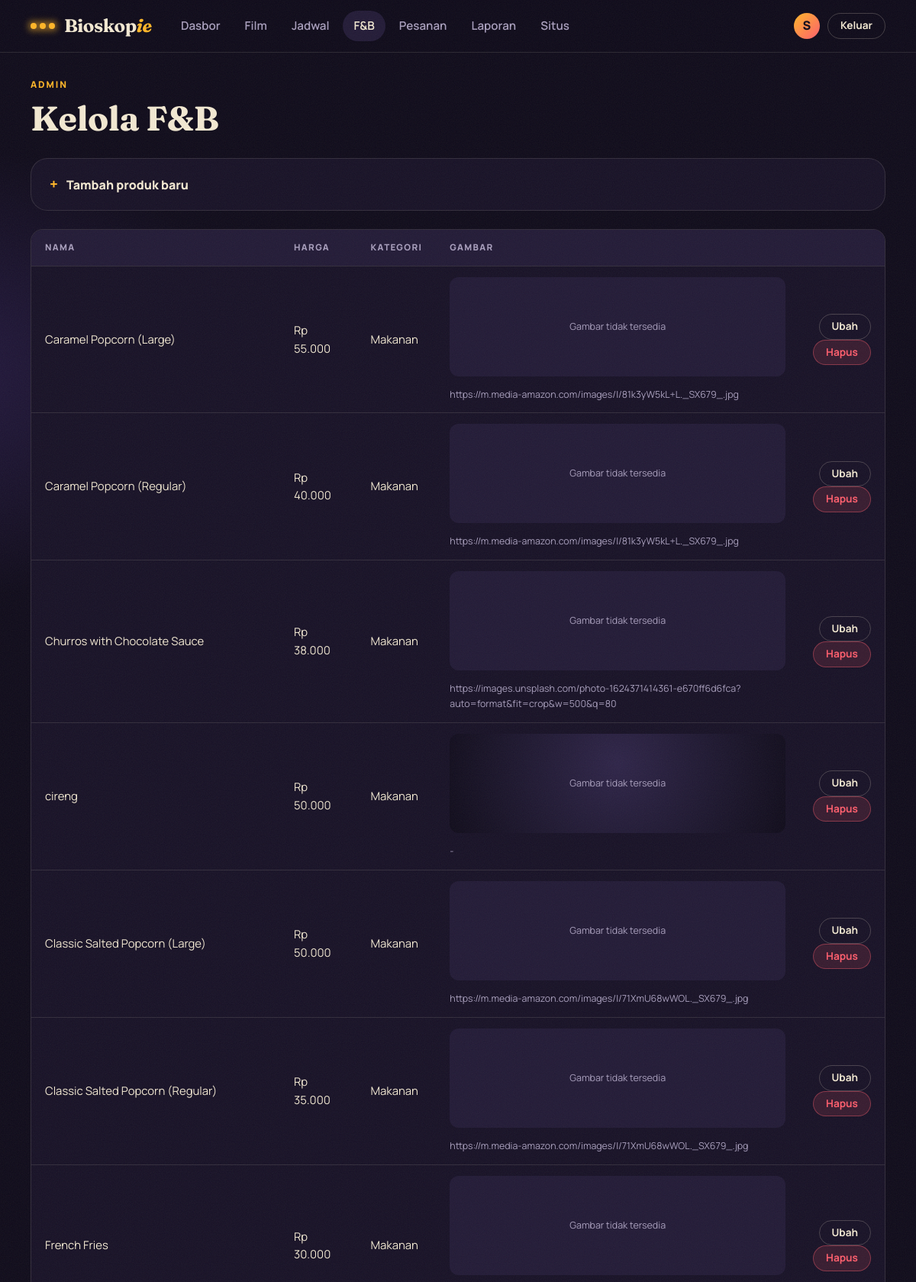
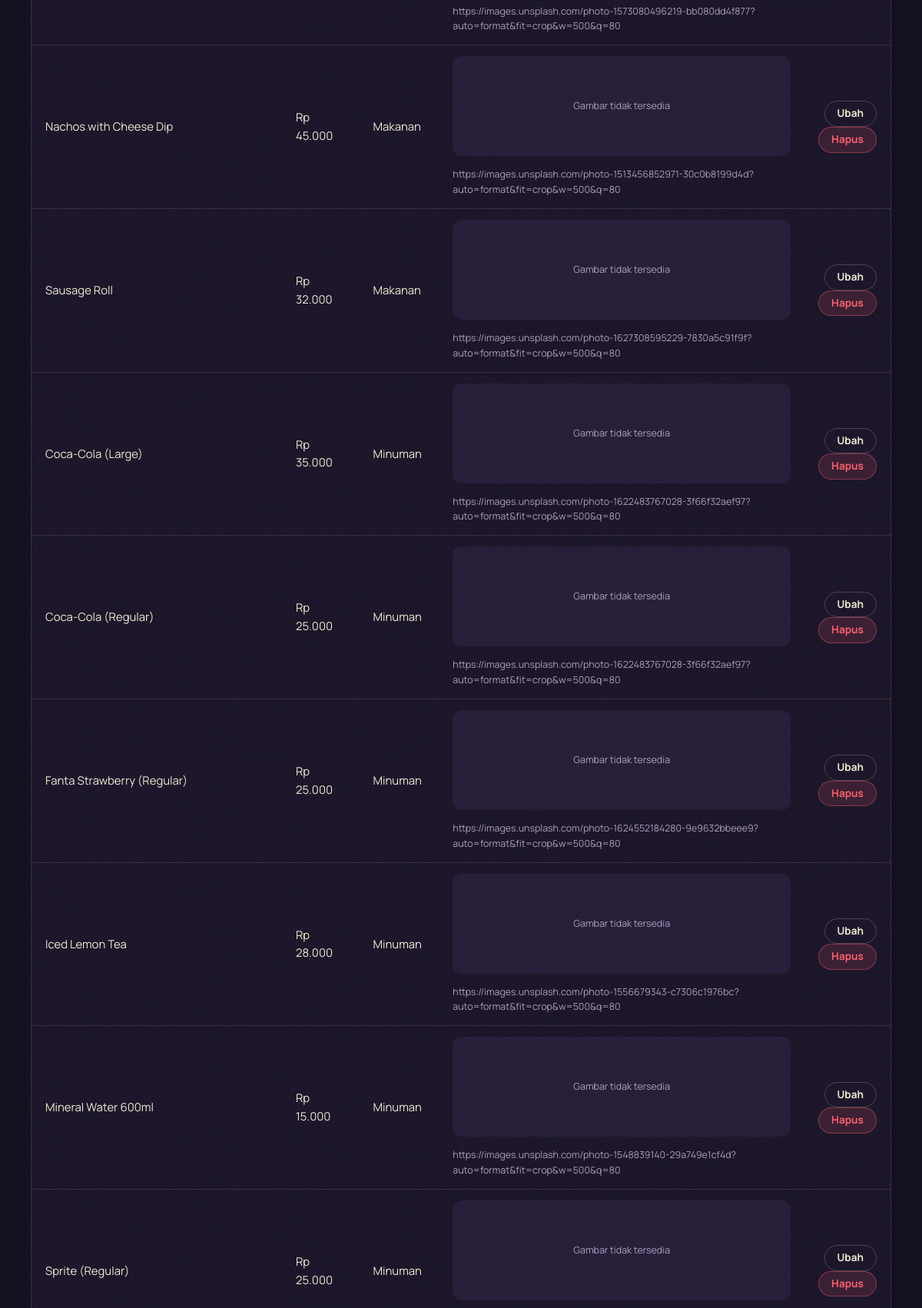
Screenshot of /admin/manage-products.php (signed in, upper part) with the database file from the repository (2 pictures, top to bottom).
### tables this page shows
CREATE TABLE `products` (
  `id` int(11) NOT NULL,
  `name` varchar(100) NOT NULL,
  `price` decimal(10,2) NOT NULL,
  `image` varchar(255) NOT NULL,
  `category` enum('food','beverage','combo') NOT NULL
);

### admin/manage-products.php (the view, shortened to what this page needs)
<?php
require __DIR__ . '/../includes/bootstrap.php';
$products = $pdo->query('SELECT * FROM products ORDER BY category, name')->fetchAll();
?>
<header class="page-head">
    <p class="eyebrow">Admin</p>
    <h1>Kelola F&amp;B</h1>
</header>
<details class="panel disclosure">
    <summary>Tambah produk baru</summary>
</details>
<div class="table-wrap">
    <table class="table">
        <thead><tr><th>Nama</th><th>Harga</th><th>Kategori</th><th>Gambar</th><th></th></tr></thead>
        <tbody>
            <?php foreach ($products as $product): ?>
                <tr>
                    <td><?= e($product['name']) ?></td>
                    <td><?= e(rupiah($product['price'])) ?></td>
                    <td><?= e(PRODUCT_CATEGORIES[$product['category']] ?? $product['category']) ?></td>
                    <td>
                        <?= product_visual($product) ?>
                        <small class="cell-sub"><?= e($product['image'] !== '' ? $product['image'] : '-') ?></small>
                    </td>
                    <td class="cell-actions">
                        <details>
                            <summary class="btn btn-ghost btn-small">Ubah</summary>
                        </details>
                        <form method="POST" data-confirm="Hapus produk ini?">
                            <button type="submit" class="btn btn-danger btn-small">Hapus</button>
                        </form>
                    </td>
                </tr>
            <?php endforeach; ?>
        </tbody>
    </table>
</div>

### includes/helpers.php (shortened to what this page needs)
<?php
function e(mixed $value): string
{
    return htmlspecialchars((string) $value, ENT_QUOTES | ENT_SUBSTITUTE, 'UTF-8');
}
function url(string $path = ''): string
{
    return BASE_URL . '/' . ltrim($path, '/');
}
function rupiah(float|int|string $amount): string
{
    return 'Rp ' . number_format((float) $amount, 0, ',', '.');
}
function image_source(string $value): string
{
    $value = trim($value);
    if ($value === '') {
        return '';
    }
    if (filter_var($value, FILTER_VALIDATE_URL)) {
        $scheme = strtolower((string) parse_url($value, PHP_URL_SCHEME));
        if (in_array($scheme, ['http', 'https'], true)) {
            return url('image-proxy.php?url=' . rawurlencode($value));
        }
    }
    return '';
}
function product_visual(array $product): string
{
    $name = (string) ($product['name'] ?? 'Produk');
    $image = (string) ($product['image'] ?? '');
    $source = image_source($image);
    if ($source === '') {
        return '<div class="product-visual product-visual-empty">'
            . '<span>Gambar tidak tersedia</span>'
            . '</div>';
    }
    return '<div class="product-visual">'
        . '<img src="' . e($source) . '"'
        . ' alt="' . e($name) . '"'
        . ' loading="lazy"'
        . ' data-product-title="' . e($name) . '"'
        . ' data-original-image="' . e($image) . '"'
        . ' onerror="window.imageFallback && window.imageFallback(this)">'
        . '</div>';
}

### assets/css/style.css (style rules this page uses)
:root { --ink: #0f0b1a; --ink-2: #171126; --ink-3: #221a36; --ink-4: #2e2448; --line: rgba(243, 233, 210, 0.12); --line-strong: rgba(243, 233, 210, 0.22); --paper: #f3e9d2; --muted: #a99fbd; --amber: #ffb627; --amber-deep: #e89a00; --coral: #ff5d6c; --mint: #52e3b7; --radius: 16px; --radius-sm: 10px; --font-display: 'Fraunces', Georgia, 'Times New Roman', serif; --font-body: 'Manrope', system-ui, -apple-system, 'Segoe UI', Roboto, sans-serif; --shadow: 0 24px 60px -24px rgba(0, 0, 0, 0.8); }
*, *::before, *::after { box-sizing: border-box; }
html { scroll-behavior: smooth; }
body { margin: 0; min-height: 100vh; display: flex; flex-direction: column; font-family: var(--font-body); font-size: 16px; line-height: 1.6; color: var(--paper); background: radial-gradient(900px 500px at 85% -10%, rgba(255, 93, 108, 0.16), transparent 60%), radial-gradient(800px 500px at -10% 10%, rgba(139, 92, 246, 0.18), transparent 60%), var(--ink); background-attachment: fixed; -webkit-font-smoothing: antialiased; }
body::before { content: ''; position: fixed; inset: 0; z-index: 100; pointer-events: none; opacity: 0.07; }
h1, h2, h3, h4 { font-family: var(--font-display); font-weight: 700; line-height: 1.1; letter-spacing: -0.01em; margin: 0; }
h1 { font-size: clamp(2.1rem, 5vw, 3.4rem); }
p { margin: 0; }
.eyebrow { font-size: 0.75rem; font-weight: 800; letter-spacing: 0.16em; text-transform: uppercase; color: var(--amber); margin-bottom: 10px; }
.btn { display: inline-flex; align-items: center; justify-content: center; gap: 8px; padding: 12px 22px; border: 1px solid transparent; border-radius: 999px; font: 700 0.95rem/1 var(--font-body); cursor: pointer; transition: transform 0.15s, box-shadow 0.2s, background 0.2s, border-color 0.2s; }
.btn-ghost { background: transparent; color: var(--paper); border-color: var(--line-strong); }
.btn-danger { background: rgba(255, 93, 108, 0.14); color: var(--coral); border-color: rgba(255, 93, 108, 0.4); }
.btn-small { padding: 9px 16px; font-size: 0.85rem; }
.page-head { margin-bottom: 28px; }
.page-head h1 { font-size: clamp(1.9rem, 4vw, 2.8rem); }
.poster-empty, .product-visual-empty { width: 100%; height: 100%; min-height: 80px; display: flex; align-items: center; justify-content: center; text-align: center; padding: 16px; color: var(--muted); background: var(--ink-3); font-size: 0.78rem; }
.poster-error, .product-visual-error { overflow: hidden; }
.product-visual { display: grid; place-items: center; height: 130px; margin-bottom: 14px; border-radius: 12px; overflow: hidden; background: radial-gradient(circle at 50% 30%, var(--ink-4), var(--ink)); }
.panel { padding: clamp(20px, 3vw, 32px); border: 1px solid var(--line); border-radius: 22px; background: var(--ink-2); }
.table-wrap { overflow-x: auto; border: 1px solid var(--line); border-radius: var(--radius); background: var(--ink-2); }
.table { width: 100%; border-collapse: collapse; font-size: 0.93rem; }
.table th, .table td { padding: 14px 18px; text-align: left; border-bottom: 1px solid var(--line); vertical-align: middle; }
.table th { font-size: 0.72rem; font-weight: 800; letter-spacing: 0.12em; text-transform: uppercase; color: var(--muted); background: var(--ink-3); }
.cell-sub { display: block; color: var(--muted); }
.cell-actions { text-align: right !important; white-space: nowrap; }
.disclosure { margin-bottom: 24px; padding: 0; }
.disclosure summary { padding: 18px 24px; cursor: pointer; font-weight: 800; list-style: none; }
.disclosure summary::before { content: '+'; display: inline-block; width: 22px; color: var(--amber); font-size: 1.2rem; }
::placeholder { color: rgba(169, 159, 189, 0.6); }

### rows the page displays
products: name "Caramel Popcorn (Large)", price "Rp 55.000", category "Makanan", image "https://m.media-amazon.com/images/I/81k3yW5kL+L._SX679_.jpg"
products: name "Caramel Popcorn (Regular)", price "Rp 40.000", category "Makanan", image "https://m.media-amazon.com/images/I/81k3yW5kL+L._SX679_.jpg"
products: name "Churros with Chocolate Sauce", price "Rp 38.000", category "Makanan", image "https://images.unsplash.com/photo-1624371414361-e670ff6d6fca?auto=format&fit=crop&w=500&q=80"
products: name "cireng", price "Rp 50.000", category "Makanan", shows "Gambar tidak tersedia", image "-"
products: name "Classic Salted Popcorn (Large)", price "Rp 50.000", category "Makanan", image "https://m.media-amazon.com/images/I/71XmU68wWOL._SX679_.jpg"
products: name "Classic Salted Popcorn (Regular)", price "Rp 35.000", category "Makanan", image "https://m.media-amazon.com/images/I/71XmU68wWOL._SX679_.jpg"
products: name "French Fries", price "Rp 30.000", category "Makanan", image "https://images.unsplash.com/photo-1573080496219-bb080dd4f877?auto=format&fit=crop&w=500&q=80"
products: name "Nachos with Cheese Dip", price "Rp 45.000", category "Makanan", image "https://images.unsplash.com/photo-1513456852971-30c0b8199d4d?auto=format&fit=crop&w=500&q=80"
products: name "Sausage Roll", price "Rp 32.000", category "Makanan", image "https://images.unsplash.com/photo-1627308595229-7830a5c91f9f?auto=format&fit=crop&w=500&q=80"
products: name "Coca-Cola (Large)", price "Rp 35.000", category "Minuman", image "https://images.unsplash.com/photo-1622483767028-3f66f32aef97?auto=format&fit=crop&w=500&q=80"
products: name "Coca-Cola (Regular)", price "Rp 25.000", category "Minuman", image "https://images.unsplash.com/photo-1622483767028-3f66f32aef97?auto=format&fit=crop&w=500&q=80"
products: name "Fanta Strawberry (Regular)", price "Rp 25.000", category "Minuman", image "https://images.unsplash.com/photo-1624552184280-9e9632bbeee9?auto=format&fit=crop&w=500&q=80"
products: name "Iced Lemon Tea", price "Rp 28.000", category "Minuman", image "https://images.unsplash.com/photo-1556679343-c7306c1976bc?auto=format&fit=crop&w=500&q=80"
products: name "Mineral Water 600ml", price "Rp 15.000", category "Minuman", image "https://images.unsplash.com/photo-1548839140-29a749e1cf4d?auto=format&fit=crop&w=500&q=80"
products: name "Sprite (Regular)", price "Rp 25.000", category "Minuman"

### other values shown
$label "Dasbor Film Jadwal F&B Pesanan Laporan"
mb_substr((string) $_SESSION['user_name'], 0, 1) "S"
